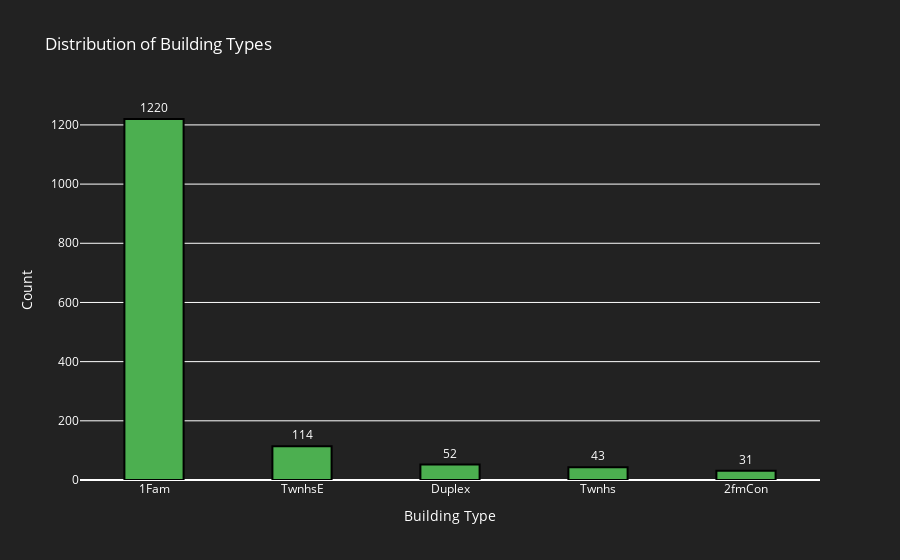
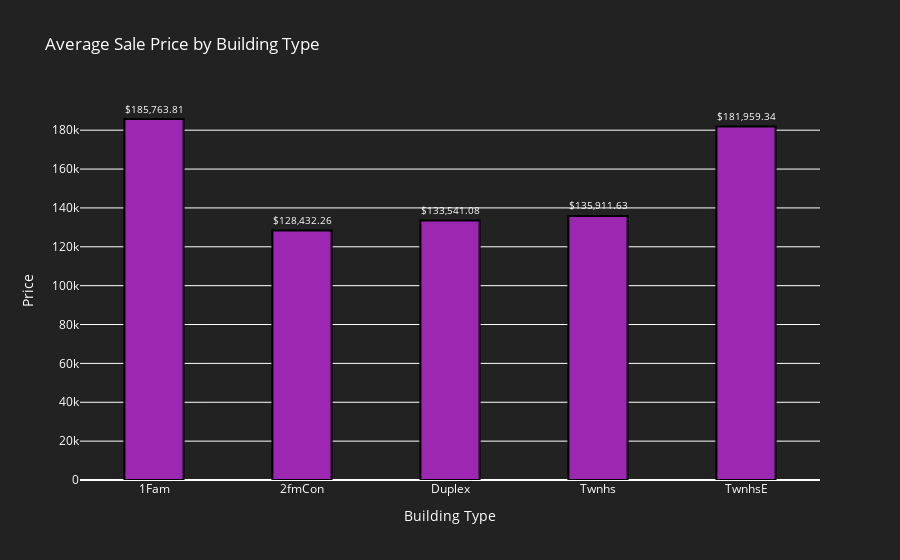

Notebook source saved alongside these figures, in order:
### Markdown cell above
### Beautiful diagrams

### Code cell
# 1. Distribution of dwelling types and their relation to sale prices
dwelling_types = df['BldgType'].value_counts()
dwelling_prices = df.groupby('BldgType')['SalePrice'].mean()

# Format labels for the second graph
formatted_dwelling_prices = ['$' + f'{value:,.2f}' for value in dwelling_prices.values]

# Create bar charts
fig1 = go.Figure(data=[go.Bar(
    x=dwelling_types.index,
    y=dwelling_types.values,
    marker_color='rgb(76, 175, 80)',
    text=dwelling_types.values,
    textposition='outside',
    width=0.4,
    marker=dict(line=dict(width=2, color='rgba(0,0,0,1)'), opacity=1)
)])
fig1.update_layout(
    title='Distribution of Building Types',
    xaxis_title='Building Type',
    yaxis_title='Count',
    plot_bgcolor='rgba(34, 34, 34, 1)',
    paper_bgcolor='rgba(34, 34, 34, 1)',
    font=dict(color='white')
)

fig2 = go.Figure(data=[go.Bar(
    x=dwelling_prices.index,
    y=dwelling_prices.values,
    marker_color='rgb(156, 39, 176)',
    text=formatted_dwelling_prices,
    textposition='outside',
    width=0.4,
    marker=dict(line=dict(width=2, color='rgba(0,0,0,1)'), opacity=1)
)])
fig2.update_layout(
    title='Average Sale Price by Building Type',
    xaxis_title='Building Type',
    yaxis_title='Price',
    plot_bgcolor='rgba(34, 34, 34, 1)',
    paper_bgcolor='rgba(34, 34, 34, 1)',
    font=dict(color='white')
)

# Show the figures
fig1.show()
fig2.show()

### Figure 1 — Plotly figure (JSON) as saved in the notebook; plotly's stock layout.template omitted (floating-point values rounded to 4 significant figures)
{"data": [{"marker": {"color": "rgb(76, 175, 80)", "line": {"color": "rgba(0,0,0,1)", "width": 2}, "opacity": 1}, "text": [1220, 114, 52, 43, 31], "textposition": "outside", "type": "bar", "width": 0.4, "x": ["1Fam", "TwnhsE", "Duplex", "Twnhs", "2fmCon"], "y": [1220, 114, 52, 43, 31]}], "layout": {"font": {"color": "white"}, "paper_bgcolor": "rgba(34, 34, 34, 1)", "plot_bgcolor": "rgba(34, 34, 34, 1)", "title": {"text": "Distribution of Building Types"}, "xaxis": {"title": {"text": "Building Type"}}, "yaxis": {"title": {"text": "Count"}}}}

### Figure 2 — Plotly figure (JSON) as saved in the notebook; plotly's stock layout.template omitted (floating-point values rounded to 4 significant figures)
{"data": [{"marker": {"color": "rgb(156, 39, 176)", "line": {"color": "rgba(0,0,0,1)", "width": 2}, "opacity": 1}, "text": ["$185,763.81", "$128,432.26", "$133,541.08", "$135,911.63", "$181,959.34"], "textposition": "outside", "type": "bar", "width": 0.4, "x": ["1Fam", "2fmCon", "Duplex", "Twnhs", "TwnhsE"], "y": [185800.0, 128400.0, 133500.0, 135900.0, 182000.0]}], "layout": {"font": {"color": "white"}, "paper_bgcolor": "rgba(34, 34, 34, 1)", "plot_bgcolor": "rgba(34, 34, 34, 1)", "title": {"text": "Average Sale Price by Building Type"}, "xaxis": {"title": {"text": "Building Type"}}, "yaxis": {"title": {"text": "Price"}}}}
